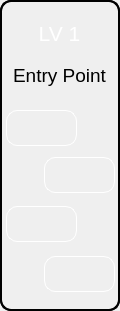
  <widget class="QGroupBox" name="groupBox1">
   <property name="geometry">
    <rect>
     <x>7</x>
     <y>60</y>
     <width>120</width>
     <height>311</height>
    </rect>
   </property>
   <property name="autoFillBackground">
    <bool>false</bool>
   </property>
   <property name="styleSheet">
    <string notr="true">background-image: url(:/SPCTF Logo/PixelGrass1.png);
color: rgb(255, 255, 255);
border-style: outset;
border-width: 2px;
border-radius: 11px;
border-color: black;
padding: 4px;</string>
   </property>
   <property name="title">
    <string/>
   </property>
   <widget class="QPushButton" name="pushButton1">
    <property name="geometry">
     <rect>
      <x>0</x>
      <y>0</y>
      <width>120</width>
      <height>311</height>
     </rect>
    </property>
    <property name="minimumSize">
     <size>
      <width>120</width>
      <height>311</height>
     </size>
    </property>
    <property name="maximumSize">
     <size>
      <width>120</width>
      <height>311</height>
     </size>
    </property>
    <property name="font">
     <font>
      <pointsize>16</pointsize>
      <weight>50</weight>
      <italic>false</italic>
      <bold>false</bold>
      <underline>false</underline>
      <strikeout>false</strikeout>
      <kerning>true</kerning>
     </font>
    </property>
    <property name="layoutDirection">
     <enum>Qt::LeftToRight</enum>
    </property>
    <property name="autoFillBackground">
     <bool>false</bool>
    </property>
    <property name="styleSheet">
     <string notr="true">background-image: url(:/SPCTF Logo/RAW IMG/PixelGrass1.png);
color: rgb(255, 255, 255);
border-style: outset;
border-width: 2px;
border-radius: 11px;
border-color: black;
padding: 4px;</string>
    </property>
    <property name="text">
     <string/>
    </property>
    <property name="checkable">
     <bool>false</bool>
    </property>
    <property name="autoRepeat">
     <bool>false</bool>
    </property>
    <property name="autoDefault">
     <bool>false</bool>
    </property>
    <property name="default">
     <bool>false</bool>
    </property>
   </widget>
   <widget class="QLabel" name="LV1_Label">
    <property name="enabled">
     <bool>true</bool>
    </property>
    <property name="geometry">
     <rect>
      <x>2</x>
      <y>60</y>
      <width>115</width>
      <height>31</height>
     </rect>
    </property>
    <property name="minimumSize">
     <size>
      <width>115</width>
      <height>31</height>
     </size>
    </property>
    <property name="maximumSize">
     <size>
      <width>115</width>
      <height>31</height>
     </size>
    </property>
    <property name="font">
     <font>
      <pointsize>14</pointsize>
     </font>
    </property>
    <property name="styleSheet">
     <string notr="true">background-image: url(:/SPCTF Logo/RAW IMG/color2.png);
color: rgb(0, 0, 0);
border-style: None;
border-width: 0px;
border-radius: 0px;
border-color: black;
padding: 0px;</string>
    </property>
    <property name="text">
     <string>&lt;html&gt;&lt;head/&gt;&lt;body&gt;&lt;p align=&quot;center&quot;&gt;Entry Point&lt;/p&gt;&lt;/body&gt;&lt;/html&gt;</string>
    </property>
    <property name="textFormat">
     <enum>Qt::RichText</enum>
    </property>
   </widget>
   <widget class="QLabel" name="LV1_Text">
    <property name="geometry">
     <rect>
      <x>2</x>
      <y>2</y>
      <width>115</width>
      <height>64</height>
     </rect>
    </property>
    <property name="font">
     <font>
      <pointsize>16</pointsize>
     </font>
    </property>
    <property name="styleSheet">
     <string notr="true">background-image: url(:/SPCTF Logo/RAW IMG/PixelGrass1.png);
color: rgb(255, 255, 255);
border-style: None;
border-width: 0px;
border-radius: 11px;
border-color: black;
padding: 0px;</string>
    </property>
    <property name="text">
     <string>&lt;html&gt;&lt;head/&gt;&lt;body&gt;&lt;p align=&quot;center&quot;&gt;LV 1&lt;/p&gt;&lt;/body&gt;&lt;/html&gt;</string>
    </property>
   </widget>
   <widget class="QPushButton" name="TwistedThreads_Button">
    <property name="enabled">
     <bool>true</bool>
    </property>
    <property name="geometry">
     <rect>
      <x>6</x>
      <y>110</y>
      <width>71</width>
      <height>36</height>
     </rect>
    </property>
    <property name="font">
     <font>
      <stylestrategy>PreferDefault</stylestrategy>
     </font>
    </property>
    <property name="autoFillBackground">
     <bool>false</bool>
    </property>
    <property name="styleSheet">
     <string notr="true">image: url(:/SPCTF Logo/RAW IMG/TwistedThreads.png);
background-image: url(:/SPCTF Logo/RAW IMG/color.png);
border-style: outset;
border-width: 1px;
border-radius: 11px;
border-color: white;
padding: 3px;</string>
    </property>
    <property name="text">
     <string/>
    </property>
   </widget>
   <widget class="QPushButton" name="Julius_Button">
    <property name="geometry">
     <rect>
      <x>44</x>
      <y>157</y>
      <width>71</width>
      <height>36</height>
     </rect>
    </property>
    <property name="font">
     <font>
      <stylestrategy>PreferDefault</stylestrategy>
     </font>
    </property>
    <property name="autoFillBackground">
     <bool>false</bool>
    </property>
    <property name="styleSheet">
     <string notr="true">image: url(:/SPCTF Logo/RAW IMG/Julius.png);
background-image: url(:/SPCTF Logo/RAW IMG/color.png);
border-style: outset;
border-width: 1px;
border-radius: 11px;
border-color: white;
padding: 3px;</string>
    </property>
    <property name="text">
     <string/>
    </property>
   </widget>
   <widget class="QPushButton" name="FixME_Button">
    <property name="geometry">
     <rect>
      <x>6</x>
      <y>206</y>
      <width>71</width>
      <height>36</height>
     </rect>
    </property>
    <property name="font">
     <font>
      <stylestrategy>PreferDefault</stylestrategy>
     </font>
    </property>
    <property name="autoFillBackground">
     <bool>false</bool>
    </property>
    <property name="styleSheet">
     <string notr="true">image: url(:/SPCTF Logo/RAW IMG/FixME.png);
background-image: url(:/SPCTF Logo/RAW IMG/color.png);
border-style: outset;
border-width: 1px;
border-radius: 11px;
border-color: white;
padding: 3px;</string>
    </property>
    <property name="text">
     <string/>
    </property>
   </widget>
   <widget class="QPushButton" name="Force_Me_Button">
    <property name="geometry">
     <rect>
      <x>44</x>
      <y>256</y>
      <width>71</width>
      <height>36</height>
     </rect>
    </property>
    <property name="font">
     <font>
      <stylestrategy>PreferDefault</stylestrategy>
     </font>
    </property>
    <property name="autoFillBackground">
     <bool>false</bool>
    </property>
    <property name="styleSheet">
     <string notr="true">image: url(:/SPCTF Logo/RAW IMG/Force Me!.png);
background-image: url(:/SPCTF Logo/RAW IMG/color.png);
border-style: outset;
border-width: 1px;
border-radius: 11px;
border-color: white;
padding: 3px;</string>
    </property>
    <property name="text">
     <string/>
    </property>
   </widget>
   <zorder>pushButton1</zorder>
   <zorder>LV1_Text</zorder>
   <zorder>LV1_Label</zorder>
   <zorder>TwistedThreads_Button</zorder>
   <zorder>Julius_Button</zorder>
   <zorder>FixME_Button</zorder>
   <zorder>Force_Me_Button</zorder>
  </widget>
